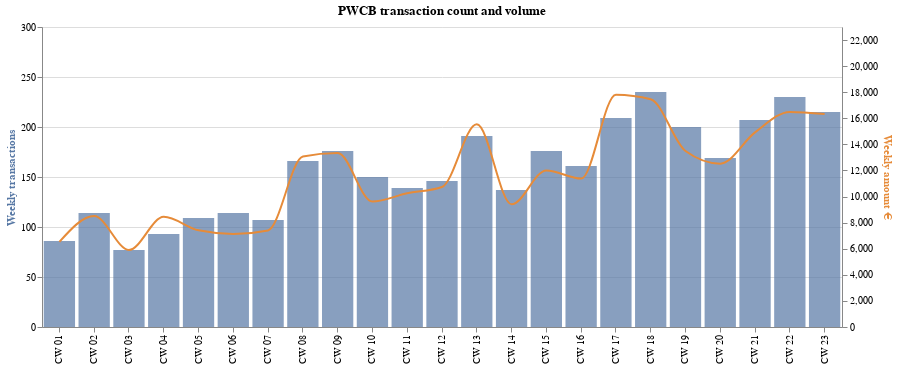

Source (notebook cell):
### Markdown cell above
In this section we will briefly look at customers who are already using PWCB. A chart below displays unique customer count and volumes they used with PWCB. Please note that it's not possible to distinguish the exact amount cashed out from the whole PWCB transaction, so for estimation purposes I have deducted the minimum 20 EUR, and left the rest as a cash out.

### Code cell
source = pwcb_amount_cst

base = alt.Chart(source).encode(
    alt.X("pwcb_merchant_visit:O", axis=alt.Axis(title=None))
)

column = base.mark_bar(opacity=0.7, color="#5677A4").encode(
    alt.Y(
        "transactions",
        axis=alt.Axis(title="Weekly transactions", titleColor="#5677A4"),
        scale=alt.Scale(domain=[0, 300]),
    )
)

line = base.mark_line(stroke="#E68B39", interpolate="monotone").encode(
    alt.Y(
        "sum_pwcb",
        axis=alt.Axis(title="Weekly amount €", titleColor="#E68B39"),
        scale=alt.Scale(domain=[0, 23000]),
    )
)

alt.layer(column, line).resolve_scale(y="independent").properties(
    width=800, height=300, title="PWCB transaction count and volume"
)

### Figure 1 — Vega-Lite specification as saved in the notebook (floating-point values rounded to 4 significant figures)
{"config": {"view": {"continuousWidth": 400, "continuousHeight": 300}}, "layer": [{"mark": {"type": "bar", "color": "#5677A4", "opacity": 0.7}, "encoding": {"x": {"type": "ordinal", "axis": {"title": null}, "field": "pwcb_merchant_visit"}, "y": {"type": "quantitative", "axis": {"title": "Weekly transactions", "titleColor": "#5677A4"}, "field": "transactions", "scale": {"domain": [0, 300]}}}}, {"mark": {"type": "line", "interpolate": "monotone", "stroke": "#E68B39"}, "encoding": {"x": {"type": "ordinal", "axis": {"title": null}, "field": "pwcb_merchant_visit"}, "y": {"type": "quantitative", "axis": {"title": "Weekly amount €", "titleColor": "#E68B39"}, "field": "sum_pwcb", "scale": {"domain": [0, 23000]}}}}], "data": {"name": "data-cd06e2e7f623ea3c0dc27687db9be7be"}, "height": 300, "resolve": {"scale": {"y": "independent"}}, "title": "PWCB transaction count and volume", "width": 800, "$schema": "https://vega.github.io/schema/vega-lite/v4.8.1.json", "datasets": {"data-cd06e2e7f623ea3c0dc27687db9be7be": [{"pwcb_merchant_visit": "CW 12", "customers": 135, "transactions": 146, "sum_pwcb": 10730.0}, {"pwcb_merchant_visit": "CW 15", "customers": 162, "transactions": 176, "sum_pwcb": 12010.0}, {"pwcb_merchant_visit": "CW 23", "customers": 201, "transactions": 215, "sum_pwcb": 16330.0}, {"pwcb_merchant_visit": "CW 01", "customers": 80, "transactions": 86, "sum_pwcb": 6525.0}, {"pwcb_merchant_visit": "CW 06", "customers": 108, "transactions": 114, "sum_pwcb": 7133.0}, {"pwcb_merchant_visit": "CW 07", "customers": 103, "transactions": 107, "sum_pwcb": 7405.0}, {"pwcb_merchant_visit": "CW 05", "customers": 100, "transactions": 109, "sum_pwcb": 7412.0}, {"pwcb_merchant_visit": "CW 09", "customers": 164, "transactions": 176, "sum_pwcb": 13340.0}, {"pwcb_merchant_visit": "CW 16", "customers": 151, "transactions": 161, "sum_pwcb": 11380.0}, {"pwcb_merchant_visit": "CW 20", "customers": 160, "transactions": 169, "sum_pwcb": 12520.0}, {"pwcb_merchant_visit": "CW 04", "customers": 86, "transactions": 93, "sum_pwcb": 8449.0}, {"pwcb_merchant_visit": "CW 10", "customers": 141, "transactions": 150, "sum_pwcb": 9617.0}, {"pwcb_merchant_visit": "CW 18", "customers": 215, "transactions": 235, "sum_pwcb": 17460.0}, {"pwcb_merchant_visit": "CW 02", "customers": 104, "transactions": 114, "sum_pwcb": 8505.0}, {"pwcb_merchant_visit": "CW 21", "customers": 192, "transactions": 207, "sum_pwcb": 14920.0}, {"pwcb_merchant_visit": "CW 11", "customers": 131, "transactions": 139, "sum_pwcb": 10250.0}, {"pwcb_merchant_visit": "CW 17", "customers": 186, "transactions": 209, "sum_pwcb": 17810.0}, {"pwcb_merchant_visit": "CW 19", "customers": 182, "transactions": 200, "sum_pwcb": 13500.0}, {"pwcb_merchant_visit": "CW 03", "customers": 74, "transactions": 77, "sum_pwcb": 5907.0}, {"pwcb_merchant_visit": "CW 14", "customers": 125, "transactions": 137, "sum_pwcb": 9411.0}, {"pwcb_merchant_visit": "CW 13", "customers": 169, "transactions": 191, "sum_pwcb": 15540.0}, {"pwcb_merchant_visit": "CW 22", "customers": 209, "transactions": 230, "sum_pwcb": 16490.0}, {"pwcb_merchant_visit": "CW 08", "customers": 152, "transactions": 166, "sum_pwcb": 13070.0}]}}
